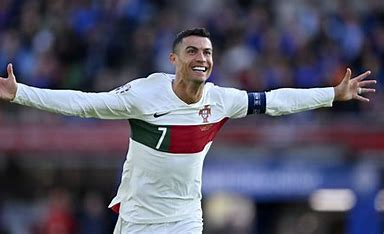
#> input picture DataScience/numpy/OIP.jpeg, 384 x 234 px
$ jupyter execute numpy-exercises.ipynb
#> lines starting #> are read from the running program, lines starting #| are printed output that depends on the picture
### Creating Numpy Arrays

[cell 1]
# Create a One-dimensional Array
# Importing NumPy Array np.array
import numpy as np

a = np.array([1,2,3])
print(a)
# this is a one dimenisonal array

[cell 2]
# the dimensions of the array.
a.shape

[cell 3]
# the number of axes (dimensions) of the array.
a.ndim

[cell 4]
# the total number of elements of the array.
a.size

[cell 5]
# an object describing the type of the elements in the array.
a.dtype

[cell 6]
# the size in bytes of each element of the array.
a.itemsize

[cell 7]
# the buffer containing the actual elements of the array. Normally, we won’t need to use
a.data

[cell 8]
# Creating an array using np.array() method
arr = np.array([10, 20, 30, 40, 50])
print(arr)

# create a another One-dimensional Array with 10 elements
b=np.array([1,2,3,4,5,6,7,8,9])
print(b)

# Creating an array using Multi-dimensional 2D and 3D array method

[cell 9]
# 2D and 3D
b = np.array([[1,2,3],[4,5,6]])
b

[cell 10]
b.shape

[cell 11]
# create a 2d array with shape 3*3
np.array([[1,2,3],[1,2,3],[1,2,3]]).ndim

[cell 12]
# create a another 2d array of shape 4*4
np.array([[1,2,3,4],[1,2,3,4],[1,2,3,4],[1,2,3,4]])

[cell 13]
# create a another 2d array of 2*3
np.array([[1,2,3],[1,2,3]]).ndim

[cell 14]
#create a 3d array with shape 2*2*2
np.array([[[1,2],[1,2]],[[1,2],[1,2]]]).ndim

[cell 15]
# create a 3d array with 3*3*3 shape
np.array([[[1,2,3],[1,2,3],[1,2,3]],[[1,2,3],[1,2,3],[1,2,3]],[[1,2,3],[1,2,3],[1,2,3]]]).ndim

# Note
2 means 1d

2*2 means 2d

2*2*2 means 3d

2*2*2*2 means 4d array

[cell 16]
# create a array with a shape 3*3*3
np.array([[[1,2,3],[1,2,3],[1,2,3]],[[1,2,3],[1,2,3],[1,2,3]],[[1,2,3],[1,2,3],[1,2,3]]]).shape

[cell 17]
# create a array with a shape 2*1*2
np.array([[[1,2]],[[1,2]]]).shape

[cell 18]
# dtype
np.array([1,2,3], dtype=float)

[cell 19]
# create with a dtype a int
# dtype
np.array([1,2,3], dtype=int)

### Initialize a Python NumPy Array Using Special Functions
NumPy provides several built-in functions to generate arrays with specific properties.

- np.zeros(): Creates an array filled with zeros.
- np.ones(): Creates an array filled with ones.
- np.full(): Creates an array filled with a specified value.
- np.arange(): Creates an array with values that are evenly spaced within a given range.
- np.linspace(): Creates an array with values that are evenly spaced over a specified interval.

[cell 20]
# np.arange
np.arange(1,11,2)

[cell 21]
# create a array using a arrange
np.arange(1,11,2)

[cell 22]
x = 5          # integer scalar
y = 3.14       # float scalar
z = True       # boolean scalar

[cell 23]
# with reshape
np.arange(16).ndim

[cell 24]
# with reshape
np.arange(16).reshape(2,2,2,2).ndim

[cell 25]
# your task create a 45 elements array and then reshape it
# with reshape
np.arange(45).reshape(3,3,5)

[cell 26]
# np.ones and np.zeros
np.ones((3,4))

[cell 27]
np.zeros((3,4))

[cell 28]
# np.random
np.random.random((3,4))

[cell 29]
# Creates an array with values that are evenly spaced over a specified interval.
# np.linspace(0, 1, 5)  # start, stop, num
# np.linspace
np.linspace(-10, 10, dtype=int)

[cell 30]
# np.linspace
np.linspace(-5,5,10,dtype=int)

[cell 31]
# np.identity
np.identity(3)

### Array Attributes

[cell 32]
a1 = np.arange(10,dtype=np.int32)
a2 = np.arange(12,dtype=float).reshape(3,4)
a3 = np.arange(8).reshape(2,2,2)

a3

[cell 33]
# ndim
a3.ndim

[cell 34]
# shape
print(a3.shape)
a3

[cell 35]
# size
print(a2.size)
a2

[cell 36]
# itemsize
a3.itemsize

[cell 37]
# dtype
print(a1.dtype)
print(a2.dtype)
print(a3.dtype)

### Changing Datatype

[cell 38]
# astype
a3.astype(np.int32)

### Array Operations

[cell 39]
a1 = np.arange(12).reshape(3,4)
a2 = np.arange(12,24).reshape(3,4)

a2

[cell 40]
a1

[cell 41]
# scalar operations

# arithmetic
a1 ** 2

[cell 42]
# relational
a2 == 15

[cell 43]
# vector operations
# arithmetic
a1 ** a2

### Array Functions

[cell 44]
a1 = np.random.random((3,3))
a1

[cell 45]
a1 = np.round(a1*100)
a1

[cell 46]
# max/min/sum/prod
# 0 -> col and 1 -> row
np.prod(a1,axis=0)

[cell 47]
np.max(a1)

[cell 48]
np.min(a2)

[cell 49]
# mean/median/std/var
np.var(a1)

[cell 50]
# trigonomoetric functions
np.sin(a1)

[cell 51]
# dot product
a2 = np.arange(12).reshape(3,4)
a3 = np.arange(12,24).reshape(4,3)

np.dot(a2,a3)

[cell 52]
# log and exponents
np.exp(a1)

### np.ceil() → Ceiling

Definition: Rounds each number UP to the nearest integer.

Always goes toward +∞, no matter what.

[cell 53]
import numpy as np

arr = np.array([1.2, 2.7, -1.5, -2.3])
arr

[cell 54]
np.ceil(arr)

### np.floor() → Floor

Definition: Rounds each number DOWN to the nearest integer.

Always goes toward -∞.

[cell 55]
np.floor(arr)

### np.round() → Round (to nearest)

Definition: Rounds each number to the nearest integer.

If decimal = 0.5 → rounds to nearest even integer (NumPy behavior).

[cell 56]
np.round(arr)

### Indexing and Slicing

[cell 57]
a1 = np.arange(10)
a2 = np.arange(12).reshape(3,4)
a3 = np.arange(8).reshape(2,2,2)

a3

[cell 58]
a1

[cell 59]
a2

[cell 60]
a2[1,0]

[cell 61]
a2[1,2]

[cell 62]
a3

[cell 63]
a3[1,0,1]

[cell 64]
a3[0,1,0]

[cell 65]
### find the elements 7
a3[1,1,1]

[cell 66]
# find elements 3
a3[0,0,1]

[cell 67]
# whats the output
a3[1,1,0]

[cell 68]
a1

[cell 69]
a1[2:5:2]

[cell 70]
a2

[cell 71]
a2[0:2,1:2]

[cell 72]
# find the elements 9 and like aobove
a2[2,1:3]

[cell 73]
a2

[cell 74]
a2[::2,1::2]

[cell 75]
a2[:,2:3]

[cell 76]
a2[::2,::3]

[cell 77]
### now make a question and solve it
# find the elements 14 and 17
a2[1,2:4]

[cell 78]
a2[1,::3]

[cell 79]
a2[0,:]

[cell 80]
a2[:,2]

[cell 81]
a2[1:,1:3]

[cell 82]
a3 = np.arange(27).reshape(3,3,3)
a3

[cell 83]
a3[::2,0,::2]

[cell 84]
a3[2,1:,1:]

[cell 85]
a3[0,1,:]

### Iterating

[cell 86]
a1

for i in a1:
  print(i)

[cell 87]
a2

[cell 88]
for i in a2:
  print(i)

[cell 89]
a3

[cell 90]
for i in a3:
  print(i)

[cell 91]
for i in np.nditer(a3):
  print(i)

### Reshaping

[cell 92]
# Transpose
np.transpose(a2)
a2.T

[cell 93]
# ravel
a3.ravel()

### Stacking

[cell 94]
# horizontal stacking
a4 = np.arange(12).reshape(3,4)
a5 = np.arange(12,24).reshape(3,4)
a5

[cell 95]
a4

[cell 96]
np.hstack((a4,a5))

[cell 97]
# Vertical stacking
np.vstack((a4,a5))

[cell 98]
from PIL import Image
import numpy as np

# Open an image file (use a relative or absolute path)
# Load image
img = Image.open("OIP.jpeg")  # your image file
#> img is the input picture: PIL image 384x234 RGB; mean R, G, B 87.5, 86.1, 103.5

print(f"Filename: {img.filename}")
#| Filename: OIP.jpeg
print(f"Format: {img.format}")
#| Format: JPEG
print(f"Mode: {img.mode}")
#| Mode: RGB
print(f"Size (width, height): {img.size}")
#| Size (width, height): (384, 234)

# Convert to NumPy array
img_array = np.array(img)

# Display the image
img.show()

[cell 99]
# Define the new size as a tuple (width, height)
new_size = (200, 150)

# Resize the image
resized_img = img.resize(new_size)
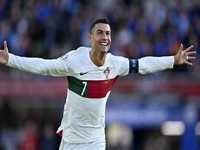
#> resized_img: PIL image 200x150 RGB; mean R, G, B 87.5, 86.1, 103.5

# Save the resized image
resized_img.save('resized_image.jpg')

[cell 100]
img_array

[cell 101]
img_array.shape
#> Out = (234, 384, 3)

[cell 102]
img_array.ndim
#> Out = 3
